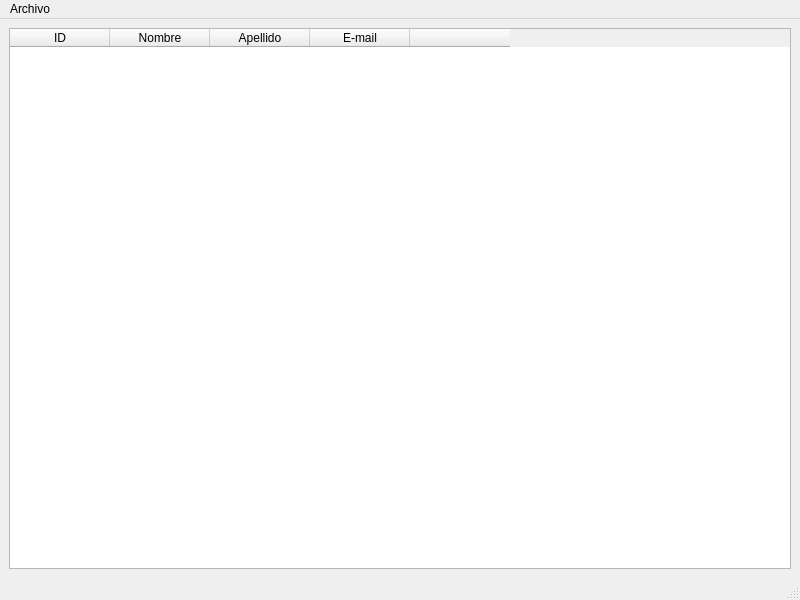
<?xml version="1.0" encoding="UTF-8"?>
<ui version="4.0">
 <class>mainWindow</class>
 <widget class="QMainWindow" name="mainWindow">
  <property name="geometry">
   <rect>
    <x>0</x>
    <y>0</y>
    <width>800</width>
    <height>600</height>
   </rect>
  </property>
  <property name="windowTitle">
   <string>Gestor Definitivo</string>
  </property>
  <widget class="QWidget" name="centralwidget">
   <layout class="QVBoxLayout" name="verticalLayout">
    <item>
     <widget class="QTableWidget" name="studentsTable">
      <column>
       <property name="text">
        <string>ID</string>
       </property>
      </column>
      <column>
       <property name="text">
        <string>Nombre</string>
       </property>
      </column>
      <column>
       <property name="text">
        <string>Apellido</string>
       </property>
      </column>
      <column>
       <property name="text">
        <string>E-mail</string>
       </property>
      </column>
      <column>
       <property name="text">
        <string/>
       </property>
      </column>
     </widget>
    </item>
   </layout>
  </widget>
  <widget class="QMenuBar" name="menubar">
   <property name="geometry">
    <rect>
     <x>0</x>
     <y>0</y>
     <width>800</width>
     <height>22</height>
    </rect>
   </property>
   <widget class="QMenu" name="menuArchivo">
    <property name="title">
     <string>Archivo</string>
    </property>
    <addaction name="newStudentAction"/>
    <addaction name="quitAction"/>
   </widget>
   <addaction name="menuArchivo"/>
  </widget>
  <widget class="QStatusBar" name="statusbar"/>
  <action name="newStudentAction">
   <property name="text">
    <string>Nuevo estudiante</string>
   </property>
  </action>
  <action name="quitAction">
   <property name="text">
    <string>Salir</string>
   </property>
  </action>
 </widget>
 <resources/>
 <connections/>
</ui>
